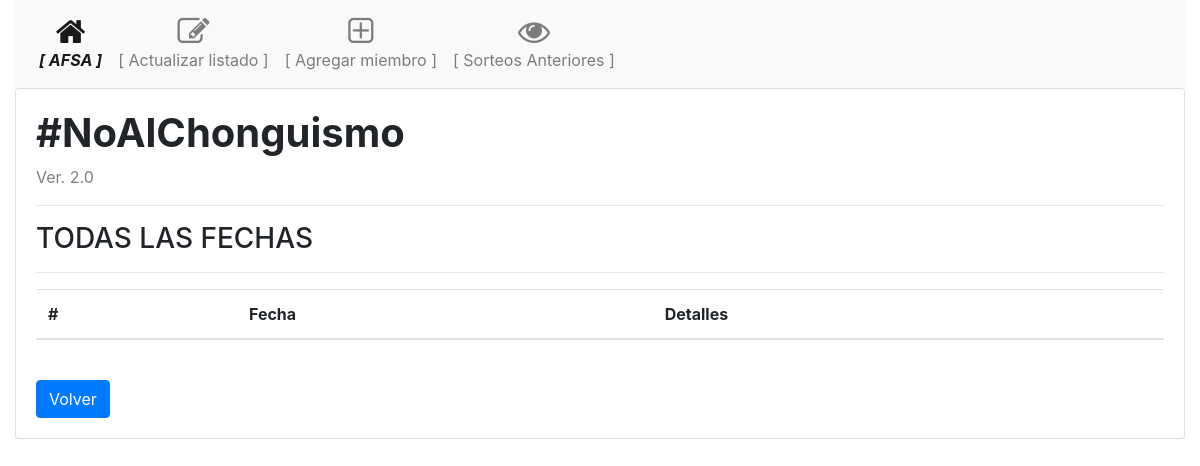
The app's page /historico, older data.
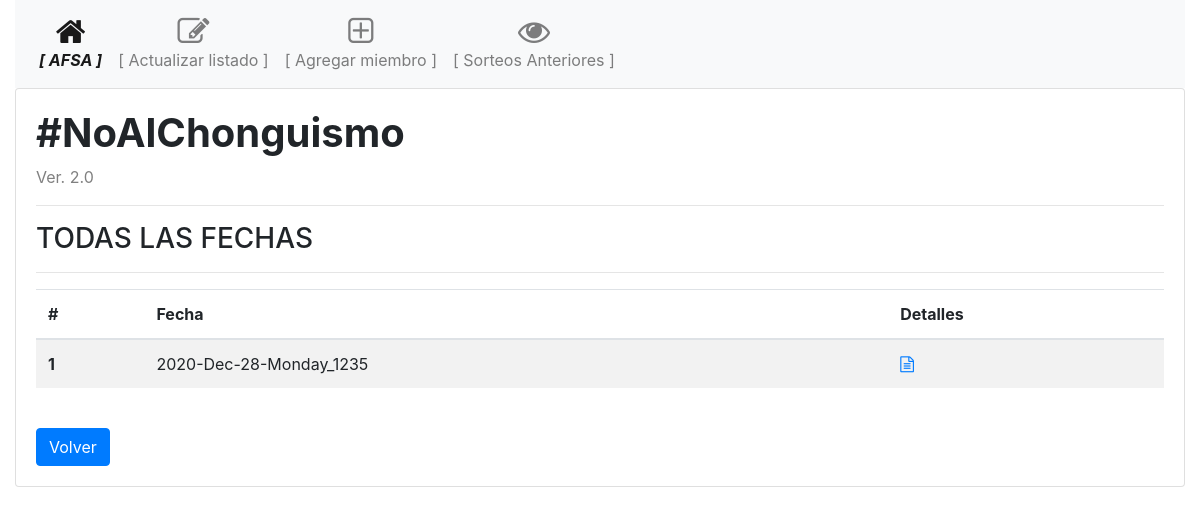
The same page, newer data.
### models.py (models this page shows, shortened)
class Equipos(db.Model):
    id = db.Column(db.Integer, primary_key=True)
    nombre = db.Column(db.String(100), nullable=False)
    listado = db.Column(db.String(150), nullable=False)
    date = db.Column(db.Date, nullable=False)

### routes.py (the view)
@app.route('/historico', methods=['GET', 'POST'])
def historico():
    equipos = Equipos.query.all()
    return render_template('historico.html', equipos=equipos)

### templates/historico.html
{% extends "base.html" %}
{% block main %}
    <h3>TODAS LAS FECHAS</h3>
    <hr>
    <div class="d-flex flex-row d-flex align-items-center">
        <table class="table table-striped">
            <thead>
                <tr>
                  <th scope="col">#</th>
                  <th scope="col">Fecha</th>
                  <th scope="col">Detalles</th>
                </tr>
            </thead>
            <tbody>
                {% for equipo in equipos %}
                <tr>
                    <th scope="row">{{ equipo.id }}</th>
                    <td>{{ equipo.nombre }}</td>
                    <td class="align-self-end">
                        <a href="{{ url_for('detalles', equipos_id=equipo.id) }}">
                            <i class="fa fa-file-text-o"></i>
                        </a>
                    </td>
                </tr>
                {% endfor %}
            </tbody>
        </table>
    </div>
    <br>
    <div>
        <a href="{{ url_for('index') }}" class="btn btn-primary">Volver</a>
    </div>
{% endblock main %}

Row changes from the older to the newer data that the page shows:
added Equipos: id "1", nombre "2020-Dec-28-Monday_1235"
